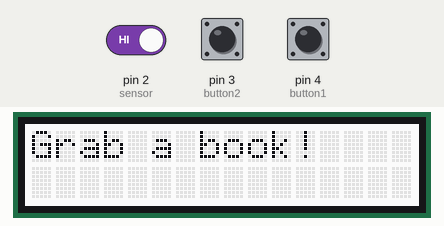
This sketch was run on a simulated Arduino Uno, built with avr-gcc and run on an emulated ATmega328P. Parts: 16×2 character LCD. The inputs (shaded band) are chosen by the test bench; at power-on: pin 3 (button2) LOW, pin 2 (sensor) HIGH, pin 4 (button1) LOW.

Above: at 2.2 s.
2.3 s: pin 3 (button2) pulled HIGH for 1 s
At 4.4 s:
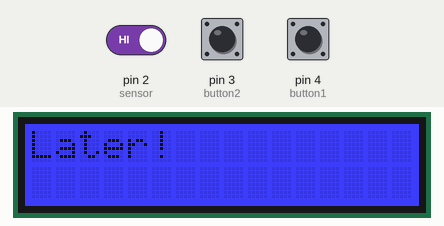
4.8 s: pin 3 (button2) pulled HIGH for 3.2 s
At 8.5 s:
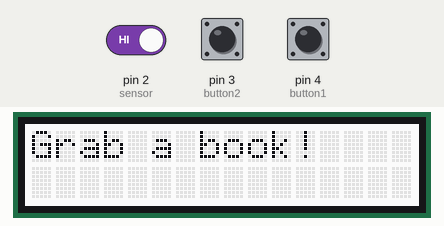
11.0 s: pin 2 (sensor) driven LOW
At 12.5 s:
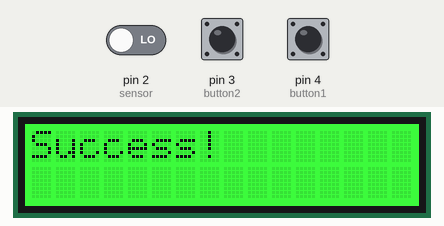
12.8 s: pin 2 (sensor) driven HIGH
At 13.6 s:
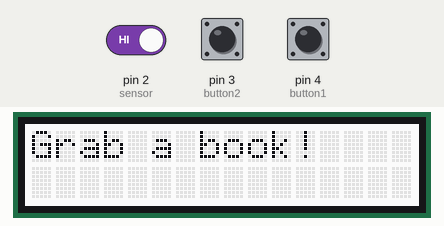
14.4 s: pin 4 (button1) pulled HIGH for 1 s
At 14.59 s:
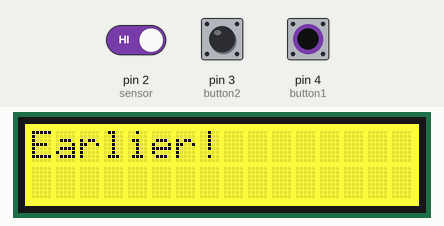
16.9 s: pin 4 (button1) pulled HIGH for 3.2 s
Timing chart, 0 to 19.9 s (numbered marks = the images above; inputs shaded):
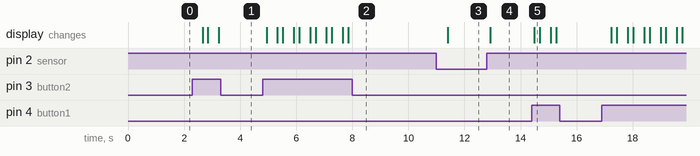

The sketch:

sketch_nov28a_combine_v1.ino
```cpp
#include <Wire.h>
#include "rgb_lcd.h"

rgb_lcd lcd;

const int colorR = 255;
const int colorG = 255;
const int colorB = 255;
int sensor = 2;
int button1 = 4;
int button2 = 3;
int state = 1;

void setup() {
  lcd.begin(16, 2);
  lcd.setRGB(colorR, colorG, colorB);
  lcd.print("Grab a book!");
  delay(1000);

  pinMode(sensor, INPUT);
  pinMode(button1, INPUT);
  pinMode(button2, INPUT);
  Serial.begin(9600);
}

void loop() {
  // Intial state (How to start the game: grab a book)
  if (state == 1){
    lcd.clear();
    lcd.setRGB(255, 255, 255);
    lcd.print("Grab a book!");
    delay(300);
    if (digitalRead(sensor) == LOW)
      state = 2;
    else if (digitalRead(button1) == 1)
      state = 3;
    else if (digitalRead(button2) == 1)
      state = 4;
  }
  // Fist state: success
  else if (state == 2){
      lcd.clear();
      lcd.setRGB(0, 255, 0);
      lcd.print("Success!");
      delay(100);
      if (digitalRead(sensor) == HIGH)
        state = 1;
  }
  // Second state: Earlier
  else if (state == 3){
      lcd.clear();
      lcd.setRGB(255, 255, 0);
      lcd.print("Earlier!");
      delay(100);
      if (digitalRead(button1) == 1)
        state = 1;
  }
  // Third state: Later
  else if (state == 4){
      lcd.clear();
      lcd.setRGB(0, 0, 255);
      lcd.print("Later!");
      delay(100);
      if (digitalRead(button2) == 1)
       state = 1;
  }
  delay(80);
  //Serial.println(digitalRead(sensor));
}
```

Measured:
- after the input at 2.3 s, the display: changes after 0.36 s (image 1)
- after the input at 4.8 s, the display: changes after 0.14 s (image 2)
- after the input at 11.0 s, the display: changes after 0.40 s (image 3)
- after the input at 12.8 s, the display: changes after 0.12 s (image 4)
- after the input at 14.4 s, the display: changes after 0.10 s (image 5)
